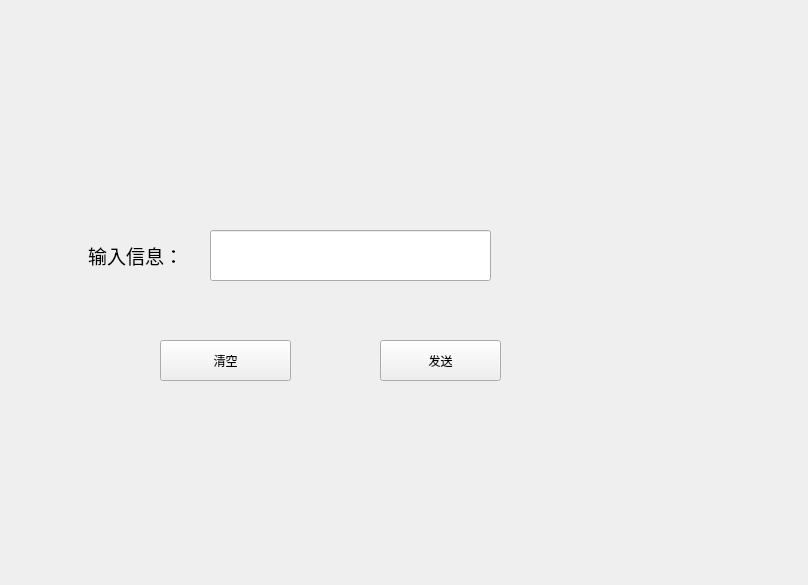
<?xml version="1.0" encoding="UTF-8"?>
<ui version="4.0">
 <class>Chat</class>
 <widget class="QWidget" name="Chat">
  <property name="geometry">
   <rect>
    <x>0</x>
    <y>0</y>
    <width>808</width>
    <height>585</height>
   </rect>
  </property>
  <property name="windowTitle">
   <string>Form</string>
  </property>
  <widget class="QLabel" name="label">
   <property name="geometry">
    <rect>
     <x>50</x>
     <y>230</y>
     <width>171</width>
     <height>51</height>
    </rect>
   </property>
   <property name="text">
    <string>&lt;html&gt;&lt;head/&gt;&lt;body&gt;&lt;p align=&quot;center&quot;&gt;&lt;span style=&quot; font-size:14pt;&quot;&gt;输入信息：&lt;/span&gt;&lt;/p&gt;&lt;/body&gt;&lt;/html&gt;</string>
   </property>
  </widget>
  <widget class="QPushButton" name="SendButton">
   <property name="geometry">
    <rect>
     <x>380</x>
     <y>340</y>
     <width>121</width>
     <height>41</height>
    </rect>
   </property>
   <property name="text">
    <string>发送</string>
   </property>
  </widget>
  <widget class="QPushButton" name="CleaButton">
   <property name="geometry">
    <rect>
     <x>160</x>
     <y>340</y>
     <width>131</width>
     <height>41</height>
    </rect>
   </property>
   <property name="text">
    <string>清空</string>
   </property>
  </widget>
  <widget class="QLineEdit" name="lineEdit">
   <property name="geometry">
    <rect>
     <x>210</x>
     <y>230</y>
     <width>281</width>
     <height>51</height>
    </rect>
   </property>
  </widget>
 </widget>
 <resources/>
 <connections/>
</ui>
